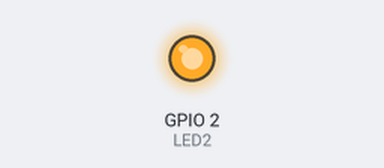
The sketch below on a simulated ESP8266 (NodeMCU). Shown: output pins drawn as LEDs (lit = HIGH). WiFi joins after 1.5 s; servers stay silent unless stated; what the sketch prints to the serial monitor is not drawn.

Above: at 2.5 s.
At 55.5 s:
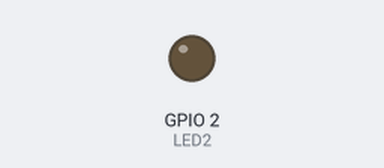
Timing chart, 0 to 57.4 s (numbered marks = the images above):
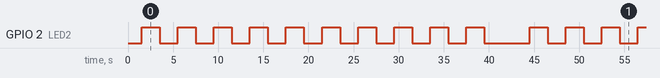

The sketch:

ota.ino
```cpp
/*
  -----------------------
  ElegantOTA - Demo Example
  -----------------------

  Skill Level: Beginner

  This example provides with a bare minimal app with ElegantOTA functionality.

  Github: https://github.com/ayushsharma82/ElegantOTA
  WiKi: https://docs.elegantota.pro

  Works with both ESP8266 & ESP32

  -------------------------------

  Upgrade to ElegantOTA Pro: https://elegantota.pro

*/


#if defined(ESP8266)
  #include <ESP8266WiFi.h>
  #include <WiFiClient.h>
  #include <ESP8266WebServer.h>
#elif defined(ESP32)
  #include <WiFi.h>
  #include <WiFiClient.h>
  #include <WebServer.h>
#endif

#include <ElegantOTA.h>

const char* ssid = "";
const char* password = "";

#if defined(ESP8266)
  ESP8266WebServer server(80);
#elif defined(ESP32)
  WebServer server(80);
#endif

const int LED2 = 2;
int count = 0;

void setup(void) {
  Serial.begin(115200);
  WiFi.mode(WIFI_STA);
  WiFi.begin(ssid, password);
  Serial.println("...");

  // Wait for connection
  while (WiFi.status() != WL_CONNECTED) {
    delay(500);
    Serial.print(".");
  }
  Serial.println("");
  Serial.print("Connected to ");
  Serial.println(ssid);
  Serial.print("IP address: ");
  Serial.println(WiFi.localIP());

  server.on("/", []() {
    server.send(200, "text/plain", "This is will no longer update via OTA Demo.");
  });

 // ElegantOTA.begin(&server);    // Start ElegantOTA
  server.begin();
  Serial.println("HTTP server started");
  pinMode(LED2, OUTPUT);
}

void loop(void) {
  server.handleClient();
  //ElegantOTA.loop();

  // Blink the LED 3 times
  while (count < 10) {
    digitalWrite(LED2, HIGH);   // turn the LED on (HIGH is the voltage level)
    delay(2000);                // wait for a second
    digitalWrite(LED2, LOW);    // turn the LED off by making the voltage LOW
    delay(2000);                // wait for a second
    count++;
  }

  // Reset the count after a delay to blink again
  delay(3000);
  count = 0;
}
```

Measured:
- by itself, GPIO 2 (LED2): repeats every 43.0 s: 9 × (LOW 2.0 s, HIGH 2.0 s), LOW 5.0 s, HIGH 2.0 s
- by itself, everything shown: repeats every 43.0 s, in 20 steps
